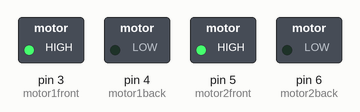
Bench run of a sketch on a simulated Arduino Uno, built with avr-gcc and run on an emulated ATmega328P. On the bench: switched loads named in the sketch (green lamp = pin HIGH).

Above: at 1.6 s.
At 3.1 s:
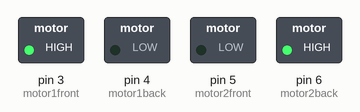
At 6.1 s:
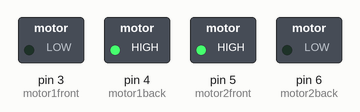
At 8.1 s:
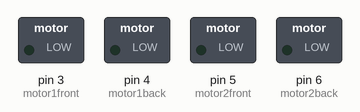
Timing chart, 0 to 9.6 s (numbered marks = the images above):
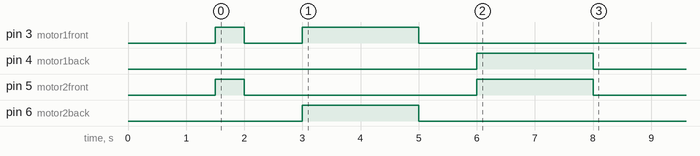

Measured:
- by itself, pin 3 (motor1front): LOW → HIGH at 1.5 s, → LOW 0.50 s later, → HIGH 1.0 s later, → LOW 2.0 s later
- by itself, pin 4 (motor1back): LOW → HIGH at 6.0 s, → LOW 2.0 s later
- by itself, pin 5 (motor2front): LOW → HIGH at 1.5 s, → LOW 0.50 s later, → HIGH 4.0 s later, → LOW 2.0 s later
- by itself, pin 6 (motor2back): LOW → HIGH at 3.0 s, → LOW 2.0 s later

The sketch:

teste_motor.ino
```cpp
/* RAUL HACKER CLUB!
 * RHI Hacker
 *
 * motor1front - cor verde
 * motor1back - cor azul
 *
 * motor2front - cor verde
 * motor2back - cor azul
 *
 *
 */

int motor1front = 3, motor1back = 4, motor2front = 5, motor2back = 6;
int commands[3] = {1,2,3};
bool didExecuteCommands = false;

void Stop()
{
 digitalWrite(motor1front,LOW);
 digitalWrite(motor1back,LOW);
 digitalWrite(motor2front,LOW);
 digitalWrite(motor2back,LOW);
}
void Forward()
{
 digitalWrite(motor1front,HIGH);
 digitalWrite(motor1back,LOW);
 digitalWrite(motor2front,HIGH);
 digitalWrite(motor2back,LOW);
 delay(500);
 Stop();
}
void turnRight()
{
 digitalWrite(motor1front,HIGH);
 digitalWrite(motor1back,LOW);
 digitalWrite(motor2front,LOW);
 digitalWrite(motor2back,HIGH);
 delay(2000);
 Stop();
}
void turnLeft()
{
 digitalWrite(motor1front,LOW);
 digitalWrite(motor1back,HIGH);
 digitalWrite(motor2front,HIGH);
 digitalWrite(motor2back,LOW);
 delay(2000);
 Stop();
}

void setup()
{
 pinMode(motor1front,OUTPUT);
 pinMode(motor1back,OUTPUT);
 pinMode(motor2front,OUTPUT);
 pinMode(motor2back,OUTPUT);

 Stop();
 delay(1500);
}

void loop()
{
  if( !didExecuteCommands )
  {
    for(int i=1; i<4; i++)
    {
      switch(i)
      {
        case 1:
          Forward();
          break;

        case 2:
          turnRight();
          break;

        case 3:
          turnLeft();
          break;
      }
      delay(1000);
    }
    didExecuteCommands = true;
  }
}
```
